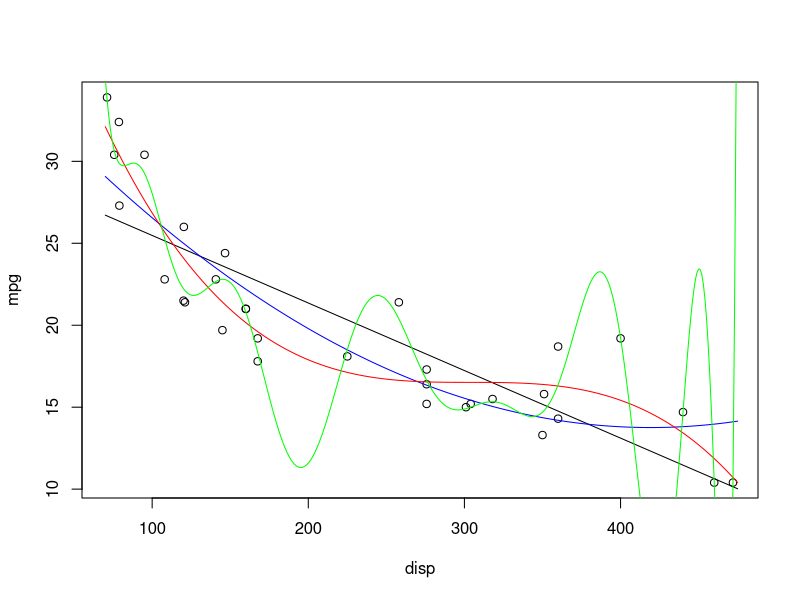
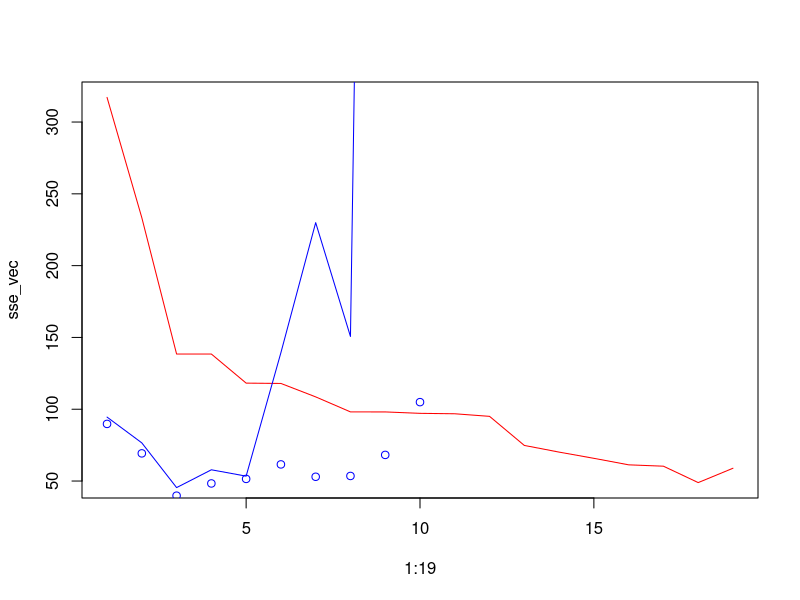
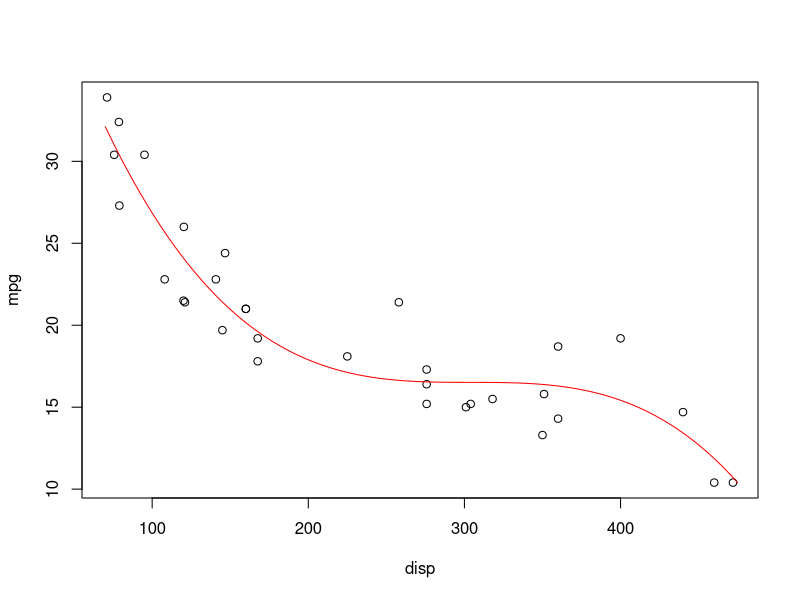

R code for these plots, in order:
library(dplyr) 

mtcars_data<- mtcars %>% dplyr::select(disp,mpg)
 

disp_x <- 70:475

train_fit_1 <- lm(mpg~disp, data=mtcars_data) 
train_fit_2 <- lm(mpg~disp+I(disp^2), data=mtcars_data) 
train_fit_3 <- lm(mpg~disp+I(disp^2)+I(disp^3), data=mtcars_data) 
train_fit_12 <- lm(mpg~poly(disp,15), data=mtcars_data) 

mpg_y <- predict(train_fit_1,data.frame(disp=disp_x))
plot(mtcars_data)
points(disp_x,mpg_y,type="l")
mpg_y <- predict(train_fit_2,data.frame(disp=disp_x))
points(disp_x,mpg_y,type="l",col='blue')
mpg_y <- predict(train_fit_3,data.frame(disp=disp_x))
points(disp_x,mpg_y,type="l",col='red')
mpg_y <- predict(train_fit_12,data.frame(disp=disp_x))
points(disp_x,mpg_y,type="l",col='green')

sse_vec<-c()
for(i in 1:19){
  fit_lm<-lm(mpg~poly(disp,i), data=mtcars_data) 
  sse <- sum(fit_lm$residuals^2)
  sse_vec <- c(sse_vec,sse) 
}

row.names(mtcars_data)<-NULL

cv<-function(){
  sse_vec_mean<-c()
  mtcars_data <- mtcars_data[sample(1:32),]
  mtcars_data$cv <- 1:4
  for(i in 1:10){
    sse_vec_cv<-c()
    for(j in 1:4){
      train <- mtcars_data %>% filter(cv!=j)
      test <- mtcars_data %>% filter(cv==j)
      fit_lm<-lm(mpg~poly(disp,i), data=train ) 
      yhat <- predict(fit_lm,test %>% dplyr::select(disp) )
      sse<- sum((yhat-test$mpg)^2)
      sse_vec_cv <- c(sse_vec_cv,sse)
    }
    sse_vec_mean <- c(sse_vec_mean,mean(sse_vec_cv) )
  }
  return(sse_vec_mean)
}

data<-cv()
data<-rbind(data,cv(),cv(),cv(),cv(),cv(),cv(),cv())




plot(1:19,sse_vec,type = 'l', col = 'red')
points(1:10,colMeans(data),col='blue',type='l')
points(1:10,cv(),col='blue',type='p')

train_fit_5 <- lm(mpg~poly(disp,3), data=mtcars_data)
plot(mtcars_data %>% dplyr::select(disp,mpg))
mpg_y <- predict(train_fit_5,data.frame(disp=disp_x))
points(disp_x,mpg_y,type="l",col='red')
summary(train_fit_5)









